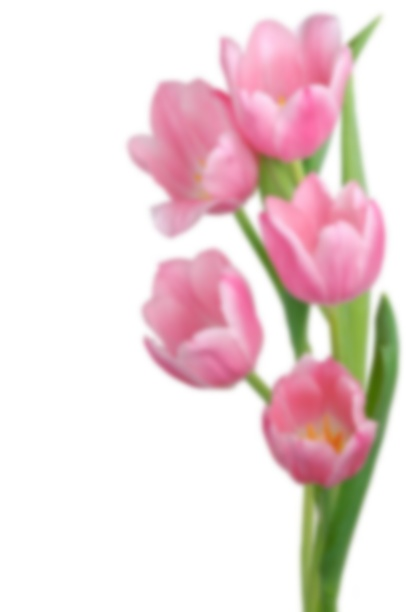
#> input picture EX2 - CV.jpg, 406 x 612 px, given in place of cv image.jpg, which was not available
$ python 'EX4 - CV.py'
#> lines starting #> are read from the running program, lines starting #| are printed output that depends on the picture
import cv2
import numpy as np

# Read image
image = cv2.imread("cv image.jpg")
#> image is the input picture: shape (612, 406, 3); mean B, G, R 218.3, 217.2, 236.4

# Check whether image is loaded
if image is None:
    print("Image not found!")
else:
    # Display original image
    cv2.imshow("Original Image", image)

    # Create kernel
    kernel = np.ones((5,5), np.uint8)

    # Apply dilation
    dilated = cv2.dilate(image, kernel, iterations=1)
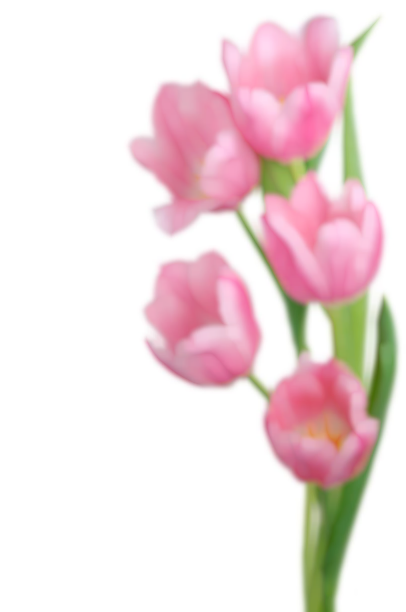
#> dilated: shape (612, 406, 3); mean B, G, R 224, 222.2, 240.2

    # Display dilated image
    cv2.imshow("Dilated Image", dilated)

    # Save output image
    cv2.imwrite("EX4 - CV.jpg", dilated)

$ run again, on EX3 - CV.jpg
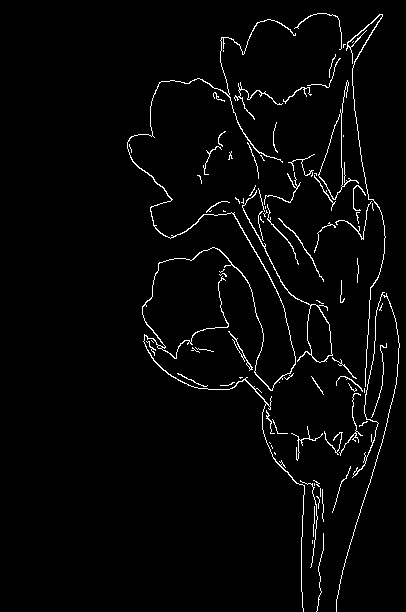
#> input picture EX3 - CV.jpg, 406 x 612 px, given in place of cv image.jpg, which was not available
#> image is the input picture: shape (612, 406, 3); min 0, max 255, mean 6.9
#> `dilated = cv2.dilate(image, kernel, iterations=1)`:
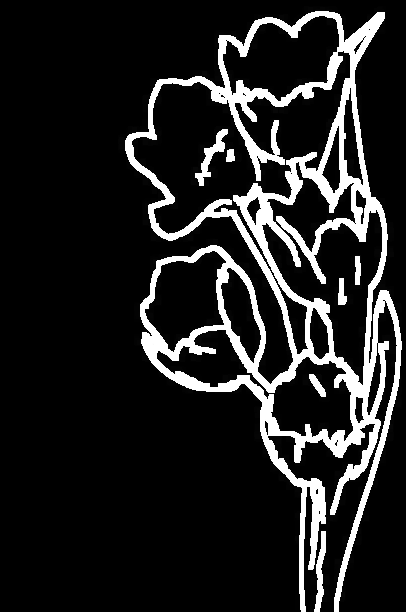
#> dilated: shape (612, 406, 3); min 0, max 255, mean 34.9
